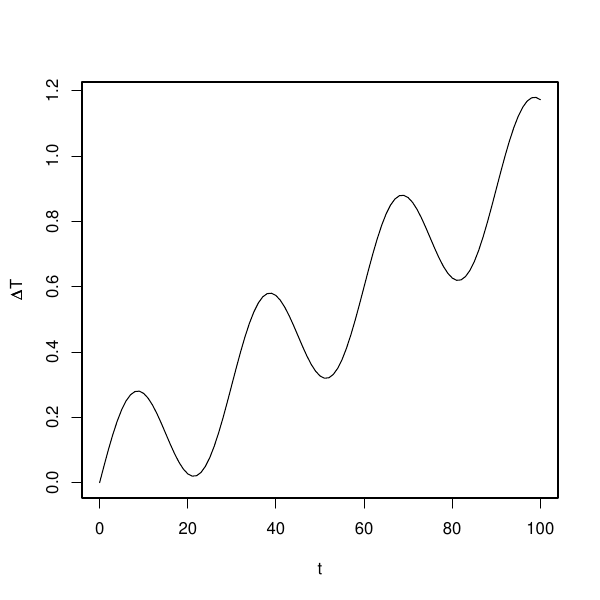

Recreate this plot in R.
#postscript("figure1.ps")
pdf("figure1.pdf")
x <- seq(0,100,1)
y <- x/100 + 0.2*sin(2*pi*x/30)
plot(x,y,type='l',xlab="t",ylab=expression(Delta*T))
